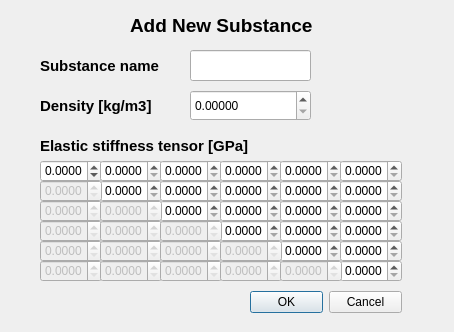
<?xml version="1.0" encoding="UTF-8"?>
<ui version="4.0">
 <class>newitem</class>
 <widget class="QDialog" name="newitem">
  <property name="windowModality">
   <enum>Qt::ApplicationModal</enum>
  </property>
  <property name="enabled">
   <bool>true</bool>
  </property>
  <property name="geometry">
   <rect>
    <x>0</x>
    <y>0</y>
    <width>454</width>
    <height>332</height>
   </rect>
  </property>
  <property name="windowTitle">
   <string>Dialog</string>
  </property>
  <property name="modal">
   <bool>true</bool>
  </property>
  <widget class="QDoubleSpinBox" name="doubleSpinBox">
   <property name="geometry">
    <rect>
     <x>40</x>
     <y>160</y>
     <width>62</width>
     <height>22</height>
    </rect>
   </property>
   <property name="decimals">
    <number>4</number>
   </property>
   <property name="minimum">
    <double>-5000.000000000000000</double>
   </property>
   <property name="maximum">
    <double>50000.000000000000000</double>
   </property>
   <property name="singleStep">
    <double>0.000100000000000</double>
   </property>
  </widget>
  <widget class="QDoubleSpinBox" name="doubleSpinBox_2">
   <property name="geometry">
    <rect>
     <x>100</x>
     <y>160</y>
     <width>62</width>
     <height>22</height>
    </rect>
   </property>
   <property name="decimals">
    <number>4</number>
   </property>
   <property name="maximum">
    <double>50000.000000000000000</double>
   </property>
   <property name="singleStep">
    <double>0.000100000000000</double>
   </property>
  </widget>
  <widget class="QDoubleSpinBox" name="doubleSpinBox_3">
   <property name="geometry">
    <rect>
     <x>160</x>
     <y>160</y>
     <width>62</width>
     <height>22</height>
    </rect>
   </property>
   <property name="decimals">
    <number>4</number>
   </property>
   <property name="maximum">
    <double>50000.000000000000000</double>
   </property>
   <property name="singleStep">
    <double>0.000100000000000</double>
   </property>
  </widget>
  <widget class="QDoubleSpinBox" name="doubleSpinBox_4">
   <property name="geometry">
    <rect>
     <x>220</x>
     <y>160</y>
     <width>62</width>
     <height>22</height>
    </rect>
   </property>
   <property name="decimals">
    <number>4</number>
   </property>
   <property name="maximum">
    <double>50000.000000000000000</double>
   </property>
   <property name="singleStep">
    <double>0.000100000000000</double>
   </property>
  </widget>
  <widget class="QDoubleSpinBox" name="doubleSpinBox_5">
   <property name="geometry">
    <rect>
     <x>280</x>
     <y>160</y>
     <width>62</width>
     <height>22</height>
    </rect>
   </property>
   <property name="decimals">
    <number>4</number>
   </property>
   <property name="maximum">
    <double>50000.000000000000000</double>
   </property>
   <property name="singleStep">
    <double>0.000100000000000</double>
   </property>
  </widget>
  <widget class="QDoubleSpinBox" name="doubleSpinBox_6">
   <property name="geometry">
    <rect>
     <x>340</x>
     <y>160</y>
     <width>62</width>
     <height>22</height>
    </rect>
   </property>
   <property name="decimals">
    <number>4</number>
   </property>
   <property name="maximum">
    <double>50000.000000000000000</double>
   </property>
   <property name="singleStep">
    <double>0.000100000000000</double>
   </property>
  </widget>
  <widget class="QDoubleSpinBox" name="doubleSpinBox_7">
   <property name="geometry">
    <rect>
     <x>100</x>
     <y>180</y>
     <width>62</width>
     <height>22</height>
    </rect>
   </property>
   <property name="decimals">
    <number>4</number>
   </property>
   <property name="maximum">
    <double>50000.000000000000000</double>
   </property>
   <property name="singleStep">
    <double>0.000100000000000</double>
   </property>
  </widget>
  <widget class="QDoubleSpinBox" name="doubleSpinBox_8">
   <property name="geometry">
    <rect>
     <x>160</x>
     <y>180</y>
     <width>62</width>
     <height>22</height>
    </rect>
   </property>
   <property name="decimals">
    <number>4</number>
   </property>
   <property name="maximum">
    <double>50000.000000000000000</double>
   </property>
   <property name="singleStep">
    <double>0.000100000000000</double>
   </property>
  </widget>
  <widget class="QDoubleSpinBox" name="doubleSpinBox_9">
   <property name="geometry">
    <rect>
     <x>220</x>
     <y>180</y>
     <width>62</width>
     <height>22</height>
    </rect>
   </property>
   <property name="decimals">
    <number>4</number>
   </property>
   <property name="maximum">
    <double>50000.000000000000000</double>
   </property>
   <property name="singleStep">
    <double>0.000100000000000</double>
   </property>
  </widget>
  <widget class="QDoubleSpinBox" name="doubleSpinBox_10">
   <property name="geometry">
    <rect>
     <x>280</x>
     <y>180</y>
     <width>62</width>
     <height>22</height>
    </rect>
   </property>
   <property name="decimals">
    <number>4</number>
   </property>
   <property name="maximum">
    <double>50000.000000000000000</double>
   </property>
   <property name="singleStep">
    <double>0.000100000000000</double>
   </property>
  </widget>
  <widget class="QDoubleSpinBox" name="doubleSpinBox_11">
   <property name="geometry">
    <rect>
     <x>340</x>
     <y>180</y>
     <width>62</width>
     <height>22</height>
    </rect>
   </property>
   <property name="decimals">
    <number>4</number>
   </property>
   <property name="maximum">
    <double>50000.000000000000000</double>
   </property>
   <property name="singleStep">
    <double>0.000100000000000</double>
   </property>
  </widget>
  <widget class="QDoubleSpinBox" name="doubleSpinBox_12">
   <property name="geometry">
    <rect>
     <x>160</x>
     <y>200</y>
     <width>62</width>
     <height>22</height>
    </rect>
   </property>
   <property name="decimals">
    <number>4</number>
   </property>
   <property name="maximum">
    <double>50000.000000000000000</double>
   </property>
   <property name="singleStep">
    <double>0.000100000000000</double>
   </property>
  </widget>
  <widget class="QDoubleSpinBox" name="doubleSpinBox_13">
   <property name="geometry">
    <rect>
     <x>220</x>
     <y>200</y>
     <width>62</width>
     <height>22</height>
    </rect>
   </property>
   <property name="decimals">
    <number>4</number>
   </property>
   <property name="maximum">
    <double>50000.000000000000000</double>
   </property>
   <property name="singleStep">
    <double>0.000100000000000</double>
   </property>
  </widget>
  <widget class="QDoubleSpinBox" name="doubleSpinBox_14">
   <property name="geometry">
    <rect>
     <x>280</x>
     <y>200</y>
     <width>62</width>
     <height>22</height>
    </rect>
   </property>
   <property name="decimals">
    <number>4</number>
   </property>
   <property name="maximum">
    <double>50000.000000000000000</double>
   </property>
   <property name="singleStep">
    <double>0.000100000000000</double>
   </property>
  </widget>
  <widget class="QDoubleSpinBox" name="doubleSpinBox_15">
   <property name="geometry">
    <rect>
     <x>340</x>
     <y>200</y>
     <width>62</width>
     <height>22</height>
    </rect>
   </property>
   <property name="decimals">
    <number>4</number>
   </property>
   <property name="maximum">
    <double>50000.000000000000000</double>
   </property>
   <property name="singleStep">
    <double>0.000100000000000</double>
   </property>
  </widget>
  <widget class="QDoubleSpinBox" name="doubleSpinBox_16">
   <property name="geometry">
    <rect>
     <x>220</x>
     <y>220</y>
     <width>62</width>
     <height>22</height>
    </rect>
   </property>
   <property name="decimals">
    <number>4</number>
   </property>
   <property name="maximum">
    <double>50000.000000000000000</double>
   </property>
   <property name="singleStep">
    <double>0.000100000000000</double>
   </property>
  </widget>
  <widget class="QDoubleSpinBox" name="doubleSpinBox_17">
   <property name="geometry">
    <rect>
     <x>280</x>
     <y>220</y>
     <width>62</width>
     <height>22</height>
    </rect>
   </property>
   <property name="decimals">
    <number>4</number>
   </property>
   <property name="maximum">
    <double>50000.000000000000000</double>
   </property>
   <property name="singleStep">
    <double>0.000100000000000</double>
   </property>
  </widget>
  <widget class="QDoubleSpinBox" name="doubleSpinBox_18">
   <property name="geometry">
    <rect>
     <x>340</x>
     <y>220</y>
     <width>62</width>
     <height>22</height>
    </rect>
   </property>
   <property name="decimals">
    <number>4</number>
   </property>
   <property name="maximum">
    <double>50000.000000000000000</double>
   </property>
   <property name="singleStep">
    <double>0.000100000000000</double>
   </property>
  </widget>
  <widget class="QDoubleSpinBox" name="doubleSpinBox_19">
   <property name="geometry">
    <rect>
     <x>280</x>
     <y>240</y>
     <width>62</width>
     <height>22</height>
    </rect>
   </property>
   <property name="decimals">
    <number>4</number>
   </property>
   <property name="maximum">
    <double>50000.000000000000000</double>
   </property>
   <property name="singleStep">
    <double>0.000100000000000</double>
   </property>
  </widget>
  <widget class="QDoubleSpinBox" name="doubleSpinBox_20">
   <property name="geometry">
    <rect>
     <x>340</x>
     <y>240</y>
     <width>62</width>
     <height>22</height>
    </rect>
   </property>
   <property name="decimals">
    <number>4</number>
   </property>
   <property name="maximum">
    <double>50000.000000000000000</double>
   </property>
   <property name="singleStep">
    <double>0.000100000000000</double>
   </property>
  </widget>
  <widget class="QDoubleSpinBox" name="doubleSpinBox_21">
   <property name="geometry">
    <rect>
     <x>340</x>
     <y>260</y>
     <width>62</width>
     <height>22</height>
    </rect>
   </property>
   <property name="decimals">
    <number>4</number>
   </property>
   <property name="maximum">
    <double>50000.000000000000000</double>
   </property>
   <property name="singleStep">
    <double>0.000100000000000</double>
   </property>
  </widget>
  <widget class="QDoubleSpinBox" name="doubleSpinBox_22">
   <property name="enabled">
    <bool>false</bool>
   </property>
   <property name="geometry">
    <rect>
     <x>40</x>
     <y>180</y>
     <width>62</width>
     <height>22</height>
    </rect>
   </property>
   <property name="decimals">
    <number>4</number>
   </property>
   <property name="maximum">
    <double>50000.000000000000000</double>
   </property>
   <property name="singleStep">
    <double>0.000100000000000</double>
   </property>
  </widget>
  <widget class="QDoubleSpinBox" name="doubleSpinBox_23">
   <property name="enabled">
    <bool>false</bool>
   </property>
   <property name="geometry">
    <rect>
     <x>40</x>
     <y>200</y>
     <width>62</width>
     <height>22</height>
    </rect>
   </property>
   <property name="decimals">
    <number>4</number>
   </property>
   <property name="maximum">
    <double>50000.000000000000000</double>
   </property>
   <property name="singleStep">
    <double>0.000100000000000</double>
   </property>
  </widget>
  <widget class="QDoubleSpinBox" name="doubleSpinBox_24">
   <property name="enabled">
    <bool>false</bool>
   </property>
   <property name="geometry">
    <rect>
     <x>40</x>
     <y>220</y>
     <width>62</width>
     <height>22</height>
    </rect>
   </property>
   <property name="decimals">
    <number>4</number>
   </property>
   <property name="maximum">
    <double>50000.000000000000000</double>
   </property>
   <property name="singleStep">
    <double>0.000100000000000</double>
   </property>
  </widget>
  <widget class="QDoubleSpinBox" name="doubleSpinBox_25">
   <property name="enabled">
    <bool>false</bool>
   </property>
   <property name="geometry">
    <rect>
     <x>40</x>
     <y>240</y>
     <width>62</width>
     <height>22</height>
    </rect>
   </property>
   <property name="decimals">
    <number>4</number>
   </property>
   <property name="maximum">
    <double>50000.000000000000000</double>
   </property>
   <property name="singleStep">
    <double>0.000100000000000</double>
   </property>
  </widget>
  <widget class="QDoubleSpinBox" name="doubleSpinBox_26">
   <property name="enabled">
    <bool>false</bool>
   </property>
   <property name="geometry">
    <rect>
     <x>40</x>
     <y>260</y>
     <width>62</width>
     <height>22</height>
    </rect>
   </property>
   <property name="decimals">
    <number>4</number>
   </property>
   <property name="maximum">
    <double>50000.000000000000000</double>
   </property>
   <property name="singleStep">
    <double>0.000100000000000</double>
   </property>
  </widget>
  <widget class="QDoubleSpinBox" name="doubleSpinBox_27">
   <property name="enabled">
    <bool>false</bool>
   </property>
   <property name="geometry">
    <rect>
     <x>100</x>
     <y>200</y>
     <width>62</width>
     <height>22</height>
    </rect>
   </property>
   <property name="decimals">
    <number>4</number>
   </property>
   <property name="maximum">
    <double>50000.000000000000000</double>
   </property>
   <property name="singleStep">
    <double>0.000100000000000</double>
   </property>
  </widget>
  <widget class="QDoubleSpinBox" name="doubleSpinBox_28">
   <property name="enabled">
    <bool>false</bool>
   </property>
   <property name="geometry">
    <rect>
     <x>100</x>
     <y>220</y>
     <width>62</width>
     <height>22</height>
    </rect>
   </property>
   <property name="decimals">
    <number>4</number>
   </property>
   <property name="maximum">
    <double>50000.000000000000000</double>
   </property>
   <property name="singleStep">
    <double>0.000100000000000</double>
   </property>
  </widget>
  <widget class="QDoubleSpinBox" name="doubleSpinBox_29">
   <property name="enabled">
    <bool>false</bool>
   </property>
   <property name="geometry">
    <rect>
     <x>100</x>
     <y>240</y>
     <width>62</width>
     <height>22</height>
    </rect>
   </property>
   <property name="decimals">
    <number>4</number>
   </property>
   <property name="maximum">
    <double>50000.000000000000000</double>
   </property>
   <property name="singleStep">
    <double>0.000100000000000</double>
   </property>
  </widget>
  <widget class="QDoubleSpinBox" name="doubleSpinBox_30">
   <property name="enabled">
    <bool>false</bool>
   </property>
   <property name="geometry">
    <rect>
     <x>100</x>
     <y>260</y>
     <width>62</width>
     <height>22</height>
    </rect>
   </property>
   <property name="decimals">
    <number>4</number>
   </property>
   <property name="maximum">
    <double>50000.000000000000000</double>
   </property>
   <property name="singleStep">
    <double>0.000100000000000</double>
   </property>
  </widget>
  <widget class="QDoubleSpinBox" name="doubleSpinBox_31">
   <property name="enabled">
    <bool>false</bool>
   </property>
   <property name="geometry">
    <rect>
     <x>160</x>
     <y>220</y>
     <width>62</width>
     <height>22</height>
    </rect>
   </property>
   <property name="decimals">
    <number>4</number>
   </property>
   <property name="maximum">
    <double>50000.000000000000000</double>
   </property>
   <property name="singleStep">
    <double>0.000100000000000</double>
   </property>
  </widget>
  <widget class="QDoubleSpinBox" name="doubleSpinBox_32">
   <property name="enabled">
    <bool>false</bool>
   </property>
   <property name="geometry">
    <rect>
     <x>160</x>
     <y>240</y>
     <width>62</width>
     <height>22</height>
    </rect>
   </property>
   <property name="decimals">
    <number>4</number>
   </property>
   <property name="maximum">
    <double>50000.000000000000000</double>
   </property>
   <property name="singleStep">
    <double>0.000100000000000</double>
   </property>
  </widget>
  <widget class="QDoubleSpinBox" name="doubleSpinBox_33">
   <property name="enabled">
    <bool>false</bool>
   </property>
   <property name="geometry">
    <rect>
     <x>160</x>
     <y>260</y>
     <width>62</width>
     <height>22</height>
    </rect>
   </property>
   <property name="decimals">
    <number>4</number>
   </property>
   <property name="maximum">
    <double>50000.000000000000000</double>
   </property>
   <property name="singleStep">
    <double>0.000100000000000</double>
   </property>
  </widget>
  <widget class="QDoubleSpinBox" name="doubleSpinBox_34">
   <property name="enabled">
    <bool>false</bool>
   </property>
   <property name="geometry">
    <rect>
     <x>220</x>
     <y>240</y>
     <width>62</width>
     <height>22</height>
    </rect>
   </property>
   <property name="decimals">
    <number>4</number>
   </property>
   <property name="maximum">
    <double>50000.000000000000000</double>
   </property>
   <property name="singleStep">
    <double>0.000100000000000</double>
   </property>
  </widget>
  <widget class="QDoubleSpinBox" name="doubleSpinBox_35">
   <property name="enabled">
    <bool>false</bool>
   </property>
   <property name="geometry">
    <rect>
     <x>220</x>
     <y>260</y>
     <width>62</width>
     <height>22</height>
    </rect>
   </property>
   <property name="decimals">
    <number>4</number>
   </property>
   <property name="maximum">
    <double>50000.000000000000000</double>
   </property>
   <property name="singleStep">
    <double>0.000100000000000</double>
   </property>
  </widget>
  <widget class="QDoubleSpinBox" name="doubleSpinBox_36">
   <property name="enabled">
    <bool>false</bool>
   </property>
   <property name="geometry">
    <rect>
     <x>280</x>
     <y>260</y>
     <width>62</width>
     <height>22</height>
    </rect>
   </property>
   <property name="decimals">
    <number>4</number>
   </property>
   <property name="maximum">
    <double>50000.000000000000000</double>
   </property>
   <property name="singleStep">
    <double>0.000100000000000</double>
   </property>
  </widget>
  <widget class="QDoubleSpinBox" name="doubleSpinBox_37">
   <property name="geometry">
    <rect>
     <x>190</x>
     <y>90</y>
     <width>121</width>
     <height>31</height>
    </rect>
   </property>
   <property name="decimals">
    <number>5</number>
   </property>
   <property name="maximum">
    <double>50000.000000000000000</double>
   </property>
   <property name="singleStep">
    <double>0.000010000000000</double>
   </property>
  </widget>
  <widget class="QLabel" name="label">
   <property name="geometry">
    <rect>
     <x>40</x>
     <y>90</y>
     <width>121</width>
     <height>31</height>
    </rect>
   </property>
   <property name="font">
    <font>
     <pointsize>11</pointsize>
     <weight>75</weight>
     <bold>true</bold>
    </font>
   </property>
   <property name="text">
    <string>Density [kg/m3]</string>
   </property>
  </widget>
  <widget class="QLabel" name="label_2">
   <property name="geometry">
    <rect>
     <x>40</x>
     <y>50</y>
     <width>131</width>
     <height>31</height>
    </rect>
   </property>
   <property name="font">
    <font>
     <pointsize>11</pointsize>
     <weight>75</weight>
     <bold>true</bold>
    </font>
   </property>
   <property name="text">
    <string>Substance name</string>
   </property>
  </widget>
  <widget class="QLineEdit" name="lineEdit">
   <property name="geometry">
    <rect>
     <x>190</x>
     <y>50</y>
     <width>121</width>
     <height>31</height>
    </rect>
   </property>
  </widget>
  <widget class="QLabel" name="label_3">
   <property name="geometry">
    <rect>
     <x>40</x>
     <y>130</y>
     <width>211</width>
     <height>31</height>
    </rect>
   </property>
   <property name="font">
    <font>
     <pointsize>11</pointsize>
     <weight>75</weight>
     <bold>true</bold>
    </font>
   </property>
   <property name="text">
    <string>Elastic stiffness tensor [GPa]</string>
   </property>
  </widget>
  <widget class="QLabel" name="label_4">
   <property name="geometry">
    <rect>
     <x>130</x>
     <y>10</y>
     <width>211</width>
     <height>31</height>
    </rect>
   </property>
   <property name="font">
    <font>
     <pointsize>14</pointsize>
     <weight>75</weight>
     <bold>true</bold>
    </font>
   </property>
   <property name="text">
    <string>Add New Substance</string>
   </property>
  </widget>
  <widget class="QDialogButtonBox" name="buttonBox">
   <property name="geometry">
    <rect>
     <x>250</x>
     <y>290</y>
     <width>152</width>
     <height>25</height>
    </rect>
   </property>
   <property name="standardButtons">
    <set>QDialogButtonBox::Cancel|QDialogButtonBox::Ok</set>
   </property>
  </widget>
 </widget>
 <resources/>
 <connections>
  <connection>
   <sender>buttonBox</sender>
   <signal>accepted()</signal>
   <receiver>newitem</receiver>
   <slot>accept()</slot>
   <hints>
    <hint type="sourcelabel">
     <x>294</x>
     <y>306</y>
    </hint>
    <hint type="destinationlabel">
     <x>374</x>
     <y>106</y>
    </hint>
   </hints>
  </connection>
  <connection>
   <sender>buttonBox</sender>
   <signal>rejected()</signal>
   <receiver>newitem</receiver>
   <slot>reject()</slot>
   <hints>
    <hint type="sourcelabel">
     <x>350</x>
     <y>305</y>
    </hint>
    <hint type="destinationlabel">
     <x>418</x>
     <y>138</y>
    </hint>
   </hints>
  </connection>
  <connection>
   <sender>doubleSpinBox_3</sender>
   <signal>valueChanged(double)</signal>
   <receiver>doubleSpinBox_23</receiver>
   <slot>setValue(double)</slot>
   <hints>
    <hint type="sourcelabel">
     <x>196</x>
     <y>171</y>
    </hint>
    <hint type="destinationlabel">
     <x>81</x>
     <y>213</y>
    </hint>
   </hints>
  </connection>
  <connection>
   <sender>doubleSpinBox_2</sender>
   <signal>valueChanged(double)</signal>
   <receiver>doubleSpinBox_22</receiver>
   <slot>setValue(double)</slot>
   <hints>
    <hint type="sourcelabel">
     <x>127</x>
     <y>171</y>
    </hint>
    <hint type="destinationlabel">
     <x>75</x>
     <y>190</y>
    </hint>
   </hints>
  </connection>
  <connection>
   <sender>doubleSpinBox_8</sender>
   <signal>valueChanged(double)</signal>
   <receiver>doubleSpinBox_27</receiver>
   <slot>setValue(double)</slot>
   <hints>
    <hint type="sourcelabel">
     <x>205</x>
     <y>196</y>
    </hint>
    <hint type="destinationlabel">
     <x>148</x>
     <y>218</y>
    </hint>
   </hints>
  </connection>
  <connection>
   <sender>doubleSpinBox_4</sender>
   <signal>valueChanged(double)</signal>
   <receiver>doubleSpinBox_24</receiver>
   <slot>setValue(double)</slot>
   <hints>
    <hint type="sourcelabel">
     <x>238</x>
     <y>172</y>
    </hint>
    <hint type="destinationlabel">
     <x>74</x>
     <y>230</y>
    </hint>
   </hints>
  </connection>
  <connection>
   <sender>doubleSpinBox_9</sender>
   <signal>valueChanged(double)</signal>
   <receiver>doubleSpinBox_28</receiver>
   <slot>setValue(double)</slot>
   <hints>
    <hint type="sourcelabel">
     <x>253</x>
     <y>194</y>
    </hint>
    <hint type="destinationlabel">
     <x>139</x>
     <y>235</y>
    </hint>
   </hints>
  </connection>
  <connection>
   <sender>doubleSpinBox_13</sender>
   <signal>valueChanged(double)</signal>
   <receiver>doubleSpinBox_31</receiver>
   <slot>setValue(double)</slot>
   <hints>
    <hint type="sourcelabel">
     <x>262</x>
     <y>210</y>
    </hint>
    <hint type="destinationlabel">
     <x>199</x>
     <y>235</y>
    </hint>
   </hints>
  </connection>
  <connection>
   <sender>doubleSpinBox_5</sender>
   <signal>valueChanged(double)</signal>
   <receiver>doubleSpinBox_25</receiver>
   <slot>setValue(double)</slot>
   <hints>
    <hint type="sourcelabel">
     <x>317</x>
     <y>176</y>
    </hint>
    <hint type="destinationlabel">
     <x>83</x>
     <y>250</y>
    </hint>
   </hints>
  </connection>
  <connection>
   <sender>doubleSpinBox_10</sender>
   <signal>valueChanged(double)</signal>
   <receiver>doubleSpinBox_29</receiver>
   <slot>setValue(double)</slot>
   <hints>
    <hint type="sourcelabel">
     <x>324</x>
     <y>196</y>
    </hint>
    <hint type="destinationlabel">
     <x>143</x>
     <y>254</y>
    </hint>
   </hints>
  </connection>
  <connection>
   <sender>doubleSpinBox_14</sender>
   <signal>valueChanged(double)</signal>
   <receiver>doubleSpinBox_32</receiver>
   <slot>setValue(double)</slot>
   <hints>
    <hint type="sourcelabel">
     <x>327</x>
     <y>216</y>
    </hint>
    <hint type="destinationlabel">
     <x>196</x>
     <y>255</y>
    </hint>
   </hints>
  </connection>
  <connection>
   <sender>doubleSpinBox_17</sender>
   <signal>valueChanged(double)</signal>
   <receiver>doubleSpinBox_34</receiver>
   <slot>setValue(double)</slot>
   <hints>
    <hint type="sourcelabel">
     <x>332</x>
     <y>234</y>
    </hint>
    <hint type="destinationlabel">
     <x>262</x>
     <y>251</y>
    </hint>
   </hints>
  </connection>
  <connection>
   <sender>doubleSpinBox_6</sender>
   <signal>valueChanged(double)</signal>
   <receiver>doubleSpinBox_26</receiver>
   <slot>setValue(double)</slot>
   <hints>
    <hint type="sourcelabel">
     <x>375</x>
     <y>174</y>
    </hint>
    <hint type="destinationlabel">
     <x>85</x>
     <y>274</y>
    </hint>
   </hints>
  </connection>
  <connection>
   <sender>doubleSpinBox_11</sender>
   <signal>valueChanged(double)</signal>
   <receiver>doubleSpinBox_30</receiver>
   <slot>setValue(double)</slot>
   <hints>
    <hint type="sourcelabel">
     <x>385</x>
     <y>196</y>
    </hint>
    <hint type="destinationlabel">
     <x>145</x>
     <y>271</y>
    </hint>
   </hints>
  </connection>
  <connection>
   <sender>doubleSpinBox_15</sender>
   <signal>valueChanged(double)</signal>
   <receiver>doubleSpinBox_33</receiver>
   <slot>setValue(double)</slot>
   <hints>
    <hint type="sourcelabel">
     <x>384</x>
     <y>214</y>
    </hint>
    <hint type="destinationlabel">
     <x>207</x>
     <y>272</y>
    </hint>
   </hints>
  </connection>
  <connection>
   <sender>doubleSpinBox_18</sender>
   <signal>valueChanged(double)</signal>
   <receiver>doubleSpinBox_35</receiver>
   <slot>setValue(double)</slot>
   <hints>
    <hint type="sourcelabel">
     <x>386</x>
     <y>234</y>
    </hint>
    <hint type="destinationlabel">
     <x>258</x>
     <y>276</y>
    </hint>
   </hints>
  </connection>
  <connection>
   <sender>doubleSpinBox_20</sender>
   <signal>valueChanged(double)</signal>
   <receiver>doubleSpinBox_36</receiver>
   <slot>setValue(double)</slot>
   <hints>
    <hint type="sourcelabel">
     <x>386</x>
     <y>252</y>
    </hint>
    <hint type="destinationlabel">
     <x>324</x>
     <y>274</y>
    </hint>
   </hints>
  </connection>
 </connections>
 <slots>
  <slot>AddSubstance()</slot>
  <slot>vchanged()</slot>
 </slots>
</ui>
